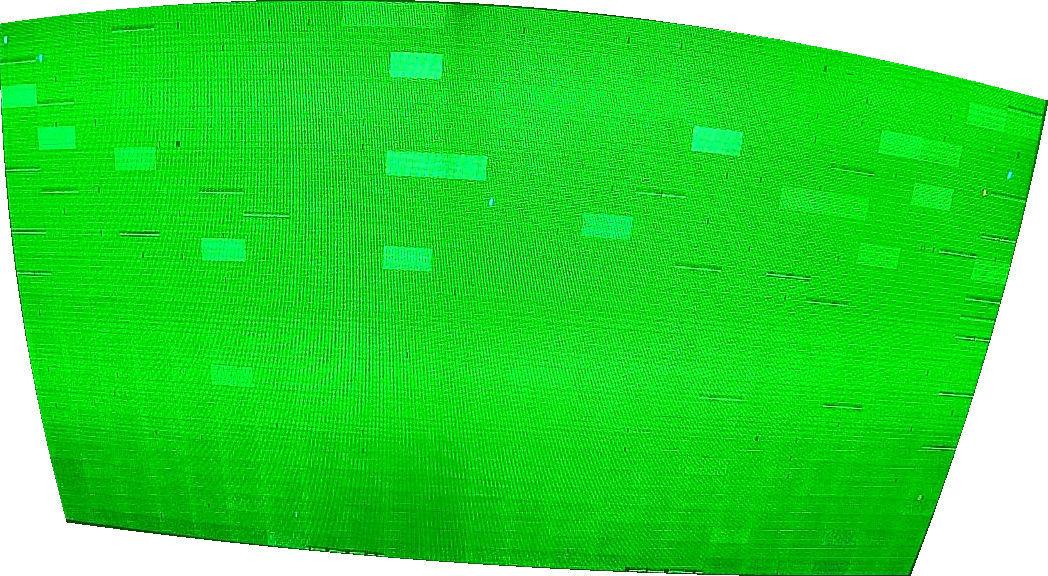
#> input picture cropped/cropped_green_390_143_1438_719_0.0_24.0_1048.0_101.0_910.0_576.0_67.0_522.0.png, 1048 x 576 px
$ python temp4.py
#> lines starting #> are read from the running program, lines starting #| are printed output that depends on the picture
import numpy as np
from PIL import Image, ImageDraw
import cv2

def stretch_image(image, src_pts, width=32, height=16):
    """
    Stretches an image to fill a rectangle by applying a perspective transformation.

    :param image_path: Path to the input image
    :param width: Target width of the stretched image
    :param height: Target height of the stretched image
    :return: Transformed image
    """
    # # Load the image
    # image = cv2.imread(image_path)

    # Define the original curved quadrilateral points (manually identified)
    # src_pts = np.array([[0, 22], [1048, 100], [908, 575], [66, 519]], dtype=np.float32)

    # Define the target rectangle points (full stretch)
    dst_pts = np.array([[0, 0], [width - 1, 0], [width - 1, height - 1], [0, height - 1]], dtype=np.float32)

    # Compute the perspective transform matrix
    matrix = cv2.getPerspectiveTransform(src_pts, dst_pts)

    # Apply the transformation
    stretched_image = cv2.warpPerspective(image, matrix, (width, height))

    return stretched_image


# file_name = 'cropped_image_390_144_1438_719_0.0_22.0_1048.0_100.0_908.0_575.0_66.0_519.0'
file_name = '390_143_1438_719_0.0_24.0_1048.0_101.0_910.0_576.0_67.0_522.0'
image = Image.open(f"cropped/cropped_green_{file_name}.png")
#> image is the input picture: PIL image 1048x576 RGBA; mean R, G, B, A 10.7, 182.4, 18.1, 219.7
draw = ImageDraw.Draw(image)
split_coords = file_name.split('_')
rec_x1, rec_y1, recx2, rec_y2 = split_coords[:4]
print('rec_x1, rec_y1, recx2, rec_y2', rec_x1, rec_y1, recx2, rec_y2)
split_coords = split_coords[4:]
print(split_coords)

# Iterate two items at a time

corner_points = []

for x, y in zip(split_coords[::2], split_coords[1::2]):
    print(f"Point: ({x}, {y})")

    corner_points.append((float(x), float(y)))

image_array = np.array(image)
image_height, image_width, _ = image_array.shape
#> image_height = 576; image_width = 1048

upper_line = []
pixel_position = int(corner_points[0][1])
for i in range(int(corner_points[0][0]), int(corner_points[1][0])):
    for j in range(-1,2):
        if pixel_position+j < image_height:
            pixel = image_array[pixel_position+j, i]
            if pixel[-1] != 0:
                pixel_position = pixel_position+j
                upper_line += [[pixel_position, i]]
                break
#> after the loop, pixel = [9, 92, 4, 255]; pixel_position = 100; upper_line = 1048 pairs, first value 0 to 100, second value 0 to 1047

bottom_line = []
pixel_position = int(corner_points[3][1])
for i in range(int(corner_points[3][0]), int(corner_points[2][0])):
    for j in range(1,-2,-1):
        if pixel_position+j < image_height:
            pixel = image_array[pixel_position+j, i]
            if pixel[-1] != 0:
                pixel_position = pixel_position+j
                bottom_line += [[pixel_position, i]]
                break
#> after the loop, bottom_line = 843 pairs, first value 522 to 575, second value 67 to 909; pixel = [4, 63, 0, 255]; pixel_position = 575

left_line = []
pixel_position = int(corner_points[0][0])
for i in range(int(corner_points[0][1]), int(corner_points[3][1])):
    for j in range(-1,2):
        if pixel_position+j < image_width:
            pixel = image_array[i, pixel_position+j]
            if pixel[-1] != 0:
                pixel_position = pixel_position+j
                left_line += [[i, pixel_position]]
                break
#> after the loop, left_line = 498 pairs, first value 24 to 521, second value 0 to 66; pixel = [23, 75, 13, 255]; pixel_position = 66

right_line = []
pixel_position = int(corner_points[1][0])
for i in range(int(corner_points[1][1]), int(corner_points[2][1])):
    for j in range(1,-2,-1):
        if pixel_position+j < image_width:
            pixel = image_array[i, pixel_position+j]
            if pixel[-1] != 0:
                pixel_position = pixel_position+j
                right_line += [[i, pixel_position]]
                break
#> after the loop, pixel = [23, 64, 6, 255]; pixel_position = 910; right_line = 475 pairs, first value 101 to 575, second value 910 to 1047

def draw_circles(circles, color="green"):
    dot_radius = 4  # Radius of the dot
    for point in circles:
        draw.ellipse(
            [
                (point[1] - dot_radius, point[0] - dot_radius),  # Top-left corner
                (point[1] + dot_radius, point[0] + dot_radius),  # Bottom-right corner
            ],
            fill=color,
        )

def divide_line(point1, point2, K):
    x1, y1 = point1
    x2, y2 = point2

    points = [(int(x1 + t * (x2 - x1)), int(y1 + t * (y2 - y1))) for t in [i / K for i in range(K + 1)]]
    return points

def draw_lines(x_array, y_array, X):
    for i, j in zip(x_array, y_array):
        a1, b1 = i
        a2, b2 = j
        draw.line([(b1, a1), (b2, a2)], fill='green', width=2)

        for i in range(1, X):
            t = i / X  # Interpolation factor
            x = int(b1 + t * (b1 - b1))
            y = int(a1 + t * (a2 - a1))
            draw.ellipse((x - 3, y - 3, x + 3, y + 3), fill="blue")

def get_line_coordinates(p1, p2):
    """
    Returns an array containing all pixel coordinates forming a line between p1 and p2.

    :param p1: (x1, y1) - First point
    :param p2: (x2, y2) - Second point
    :return: A NumPy array of shape (N, 2) containing (x, y) coordinates
    """
    x1, y1 = p1
    x2, y2 = p2

    # Use Bresenham’s line algorithm
    coordinates = []
    dx = abs(x2 - x1)
    dy = abs(y2 - y1)
    sx = 1 if x1 < x2 else -1
    sy = 1 if y1 < y2 else -1
    err = dx - dy

    while True:
        coordinates.append((x1, y1))
        if x1 == x2 and y1 == y2:
            break
        e2 = 2 * err
        if e2 > -dy:
            err -= dy
            x1 += sx
        if e2 < dx:
            err += dx
            y1 += sy

    return np.array(coordinates)

def generate_zoom_array(points, axis=0, start=0.75, center=1.0, end=0.65, max=True):
#> called with axis = 0, start = 0.75, center = 1.2, end = 0.9, max = False
    y_values = np.array([p[axis] for p in points])  # Extract y values
#> y_values = 1048 values, max 100 at index 1044, min 0 at index 256, mean 25.21
    if max:
        max_index = np.argmax(y_values)
    else:
        max_index = np.argmin(y_values)  # Find index of max y
#> max_index = 256
    max_index = len(points) // 2
#> max_index = 524

    # Create an array with the same length as points
    result = np.zeros(len(points))
#> result = 1048 values from 0 to 0
    result[max_index] = 1  # Set max y location to 1

    # Left side: Uniformly increasing from 0.75 to 1
    if max_index > 0:
        left_values = np.linspace(start, center, max_index+ 1)[:-1]  # Exclude 1 at max_index
#> left_values = 524 values from 0.75 to 1.2
        result[:max_index] = left_values


    # Right side: Uniformly decreasing from 1 to 0.65
    if max_index < len(points) - 1:
        right_values = np.linspace(center, end, len(points) - max_index)
#> right_values = 524 values, max 1.2 at index 0, min 0.9 at index 523, mean 1.05
#> `zoom_upper = generate_zoom_array(upper_line, start=0.75, center=1.2, e..`: zoom_upper = 1048 values, max 1.2 at index 524, min 0.75 at index 0, mean 1.01
        result[max_index:] = right_values

    return result.tolist()

def distance_curve(points, S, zoom=None):
#> called with S = 23
    points = np.array(points)
#> points has the same summary as upper_line outside distance_curve
    distances = np.sqrt(np.sum(np.diff(points, axis=0) ** 2, axis=1))  # Compute segment lengths
#> distances = 1047 values, max 1.41 at index 0, min 1 at index 1, mean 1.05
    # print('distance', distances)
    total_length = np.sum(distances)  # Total length of the curve
#> total_length = 1098.4
    segment_length = total_length / S
#> segment_length = 47.75
    # print('zoom', zoom)

    res = []
    curr_length = 0
    for i, point in enumerate(points[1:-1]):
        curr_length += distances[i]
        loc_segment_len = segment_length * zoom[i] if zoom else segment_length
        if curr_length >= loc_segment_len:
            res += [point]
            curr_length -= loc_segment_len
            if len(res) == S - 1:
                return res
#> this loop made 1010 passes
#> (curr_length, loc_segment_len, res) on passes 36, 72, 111, 151, 194: (0.82, 37.25, [[19, 36]]), (0.163, 38.73, [[19, 36], [14, 72]]), (0.492, 40.33, [[19, 36], [14, 72], [10, 111]]), (0.181, 41.97, [[19, 36], [14, 72], [10, 111], [6, 151]]), (0.693, 43.73, [[19, 36], [14, 72], [10, 111], [6, 151], [3, 194]])
#> (curr_length, loc_segment_len) on passes 239, 286, 335, 387, 440, 495: (0.944, 45.58), (0.854, 47.5), (0.34, 49.51), (0.694, 51.65), (0.702, 53.82), (0.87, 56.08)
#> after the loop, curr_length = 1.2

    return res

# # Example Usage
# curve_points = [(0, 0), (1, 0), (2, 1), (3, 1), (4, 2), (5, 2), (6, 3), (7, 3), (8, 2), (9, 1)]  # Example curved line

K = 23
L = 26
zoom_upper = generate_zoom_array(upper_line, start=0.75, center=1.2, end=0.9, max=False)
circles_upper = distance_curve(upper_line, K, zoom=zoom_upper)
#> circles_upper = [[19, 36], [14, 72], [10, 111], [6, 151], [3, 194], [1, 239], [0, 286], [0, 335], [0, 387], [2, 440], [5, 495], [9, 550], [14, 603], [20, 654], [27, 704], [35, 751], [43, 798], [52, 843], [61, 886], [70, 929], [80, 970], [91, 1010]]

# draw_circles(circles_upper)

# zoom_bottom = generate_zoom_array(bottom_line, start=0.76, center=1.35, end=0.85, max=False)
zoom_bottom = generate_zoom_array(bottom_line, start=0.75, center=1.26, end=0.86, max=False)
#> zoom_bottom = 843 values, max 1.26 at index 421, min 0.75 at index 0, mean 1.03
circles_bottom = distance_curve(bottom_line, K, zoom=zoom_bottom)
#> the loop in distance_curve, `for i, point in enumerate(points[1:-1]):` made 822 passes
#> (curr_length, loc_segment_len, res) on passes 29, 58, 88, 120, 154: (0.796, 29.45, [[525, 96]]), (0.687, 30.77, [[525, 96], [529, 125]]), (0.212, 32.13, [[525, 96], [529, 125], [533, 155]]), (0.282, 33.59, [[525, 96], [529, 125], [533, 155], [537, 187]]), (0.804, 35.13, [[525, 96], [529, 125], [533, 155], [537, 187], [541, 221]])
#> (curr_length, loc_segment_len) on passes 189, 226, 264, 305, 347, 392: (0.32, 36.73), (0.566, 38.41), (0.0827, 40.14), (0.32, 42.01), (0.0597, 43.92), (0.338, 45.96)
#> after the loop in distance_curve, `for i, point in enumerate(points[1:-1]):`: curr_length = 0.288
#> circles_bottom = [[525, 96], [529, 125], [533, 155], [537, 187], [541, 221], [544, 256], [548, 293], [552, 331], [555, 372], [559, 414], [562, 459], [565, 505], [567, 549], [570, 591], [571, 633], [573, 673], [574, 712], [575, 750], [575, 786], [575, 822], [575, 856], [575, 889]]

# draw_circles(circles_bottom)

# zoom_left = generate_zoom_array(left_line, start=1, center=1.18, end=0.9, axis=1)
zoom_left = generate_zoom_array(left_line, start=1.12, center=1.01, end=0.94, axis=1)
#> zoom_left = 498 values, max 1.12 at index 0, min 0.94 at index 497, mean 1.02
circles_left = distance_curve(left_line, L, zoom=zoom_left)
#> the loop in distance_curve, `for i, point in enumerate(points[1:-1]):` made 486 passes
#> (curr_length, loc_segment_len, res) on passes 23, 45, 67, 88, 109, 130: (0.609, 22.39, [[47, 0]]), (0.414, 22.19, [[47, 0], [69, 0]]), (0.83, 22, [[47, 0], [69, 0], [91, 1]]), (0.0178, 21.81, [[47, 0], [69, 0], [91, 1], [112, 1]]), (0.222, 21.62, [[47, 0], [69, 0], [91, 1], [112, 1], [133, 3]]), (0.198, 21.44, [[47, 0], [69, 0], [91, 1], [112, 1], [133, 3], [154, 4]])
#> (curr_length, loc_segment_len) on passes 151, 171, 191, 211, 231, 250: (0.362, 21.25), (0.118, 21.07), (0.0522, 20.89), (0.165, 20.72), (0.87, 20.54), (0.329, 20.37)
#> after the loop in distance_curve, `for i, point in enumerate(points[1:-1]):`: curr_length = 0.575; res = 25 pairs, first value 47 to 510, second value 0 to 63
#> circles_left has the same summary as res in distance_curve

# draw_circles(circles_left)

zoom_right = generate_zoom_array(right_line, start=1.12, center=1.02, end=0.92, axis=1)
#> zoom_right = 475 values, max 1.12 at index 0, min 0.92 at index 474, mean 1.02
circles_right = distance_curve(right_line, L, zoom=zoom_right)
#> the loop in distance_curve, `for i, point in enumerate(points[1:-1]):` made 463 passes
#> point on passes 7 to 9: [108, 1046], [109, 1046], [110, 1046]

# draw_circles(circles_right)

h_dots = []
v_dots = []


for i, j in zip(circles_upper, circles_bottom):
    # print(i, j, get_line_coordinates(i, j))
    h_line = get_line_coordinates(i, j)
    zoom_h = generate_zoom_array(h_line, start=1.25, center=1, end=0.85, axis=1)
    circles_h = distance_curve(h_line, L, zoom=zoom_h)
    # temp = divide_line(i, j, L)

    v_dots += [circles_h]
#> this loop made 22 passes
#> (i, j) on passes 1 to 12: ([19, 36], [525, 96]), ([14, 72], [529, 125]), ([10, 111], [533, 155]), ([6, 151], [537, 187]), ([3, 194], [541, 221]), ([1, 239], [544, 256]), ([0, 286], [548, 293]), ([0, 335], [552, 331]), ([0, 387], [555, 372]), ([2, 440], [559, 414]), ([5, 495], [562, 459]), ([9, 550], [565, 505])
    # draw_circles(circles_h, color='blue')

# image.show()
for i, j in zip(circles_left, circles_right):
    temp = divide_line(i, j, K)

    h_dots += [temp[1:-1]]
#> this loop made 25 passes
#> (i, j) on passes 1 to 12: ([47, 0], [123, 1043]), ([69, 0], [143, 1039]), ([91, 1], [164, 1034]), ([112, 1], [184, 1030]), ([133, 3], [204, 1025]), ([154, 4], [224, 1020]), ([175, 5], [243, 1015]), ([195, 7], [263, 1010]), ([215, 9], [282, 1005]), ([235, 11], [301, 1000]), ([255, 14], [320, 995]), ([274, 16], [339, 990])

    # [16 lines of commented-out code are left out]
rectangle_points = []

# first col
res = []
res += [upper_line[0]]
res += circles_left

res += [bottom_line[0]]

rectangle_points += [res]

# middle cols
for i in range(len(v_dots)):
    res = []
    res += [circles_upper[i]]
    res += v_dots[i]
    # print('sssss', h_dots)
    res += [circles_bottom[i]]

    rectangle_points += [res]
#> this loop made 22 passes

# last col
res = []
res += [upper_line[-1]]
res += circles_right

res += [bottom_line[-1]]

rectangle_points += [res]

rectangle_points = np.array(rectangle_points)

# [6 lines of commented-out code are left out]


h, w, _ = rectangle_points.shape
module_loc = []
for i in range(h - 1):
    res = []
    for j in range(w - 1):
        res += [[rectangle_points[i][j][::-1], rectangle_points[i+1][j][::-1], rectangle_points[i+1][j+1][::-1], rectangle_points[i][j+1][::-1]]]
    module_loc += [res]

module_loc = np.array(module_loc)

w_module = 32
h_module = 16
w, h, _, _ = module_loc.shape
out_image = np.zeros((h_module * h, w_module * w, 4), dtype=np.uint8)


for i in range(h):
    for j in range(w):
        stretched_module = stretch_image(image_array, np.array(module_loc[j][i], dtype=np.float32))
        out_image[i*h_module:i*h_module+h_module, j*w_module:j*w_module+w_module] = stretched_module
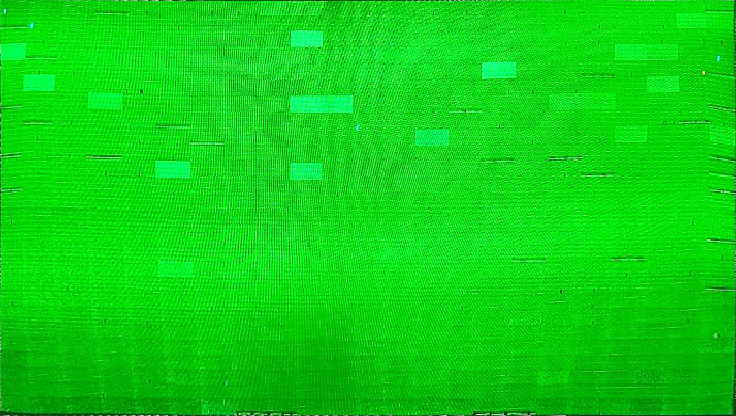
#> out_image: shape (416, 736, 4); mean R, G, B, A 11.2, 209.5, 18.7, 254.8; transparent parts drawn white
        # # print('ss', stretched_module)
        # cv2.imwrite(f"modules/{i}-{j}.png", stretched_module)
out_image[..., [0, 2]] = out_image[..., [2, 0]]
print('out', out_image.shape)
#| out (416, 736, 4)
cv2.imwrite(f"modules/0-0-0.png", out_image)
